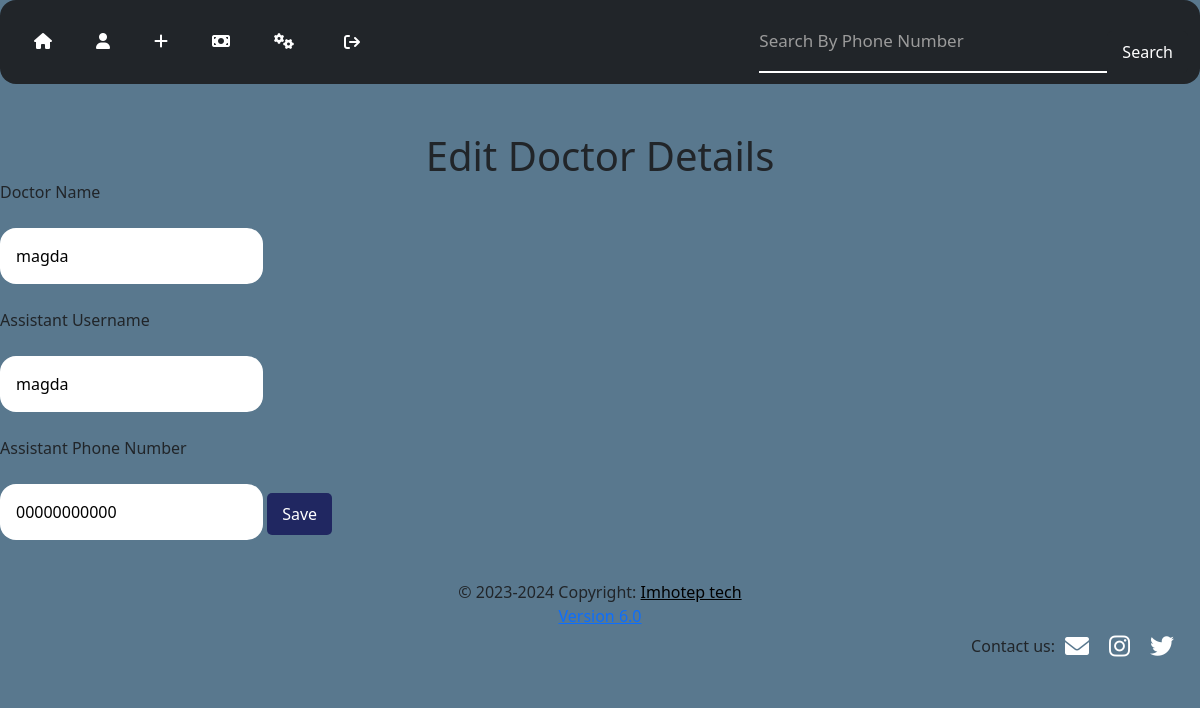
The app's page /edit_assi (signed in) with its own data.
### tables this page shows
CREATE TABLE "assistants" (
	"a_id"	INTEGER,
	"username"	TEXT,
	"password"	TEXT,
	"a_name"	TEXT,
	"a_phonenumber"	TEXT,
	"user_cat"	TEXT,
	PRIMARY KEY("a_id")
);

### app.py (the view)
@app.route("/edit_assi", methods=["GET"])
def edit_assi():
    if not session.get("logged_in_assistant"):
        return redirect("/login")
    else:
        a_id = session.get("a_id")
        assi = db.execute("SELECT * FROM assistants WHERE a_id = ?", a_id)
        return render_template("edit_assi.html", assi=assi)

### templates/edit_assi.html (shortened to what this page needs)
<!DOCTYPE html>
<html lang="en">
<head>
    {% include 'css.html' %}
</head>
<body>
    {% include 'nav_assi.html' %}
    <br><br>
    <h1 class="centered animate__animated animate__pulse">Edit Doctor Details</h1>
    <form action="/update_assi" method="POST" onsubmit="return confirm('ARE YOU SURE YOU WANT TO UPDATE ?');">
        <label>Doctor Name</label><br><br>
        <input type="text" name="a_name" value="{{ assi[0].a_name }}" autocomplete="off" autofocus class="input"
            required=""><br><br>
        <label>Assistant Username</label><br><br>
        <input type="text" name="username" value="{{ assi[0].username }}" autocomplete="off" autofocus class="input"
            required=""><br><br>
        <label>Assistant Phone Number</label><br><br>
        <input type="text" name="a_phonenumber" value="{{ assi[0].a_phonenumber }}" autocomplete="off" autofocus
            class="input" maxlength="11" pattern="[0-9]{11}">
        <button type="submit" class="btn btn-blue">Save</button>
    </form>
    <br>
</body>
{% include 'footer_doctor.html' %}
</html>

### static/app.css (style rules this page uses)
body { background-color: #59788e; }
.centered { text-align: center; margin: auto; display: flex; flex-direction: column; }
.input { border: none; padding: 1rem; border-radius: 1rem; background: white; transition: 0.3s; }
button.btn-blue { padding: 9px 15px; border-radius: 5px; border: none; background-color: #202761; color: white; cursor: pointer; }

### records on screen
assistants: a_name "magda", username "magda", a_phonenumber "00000000000"
